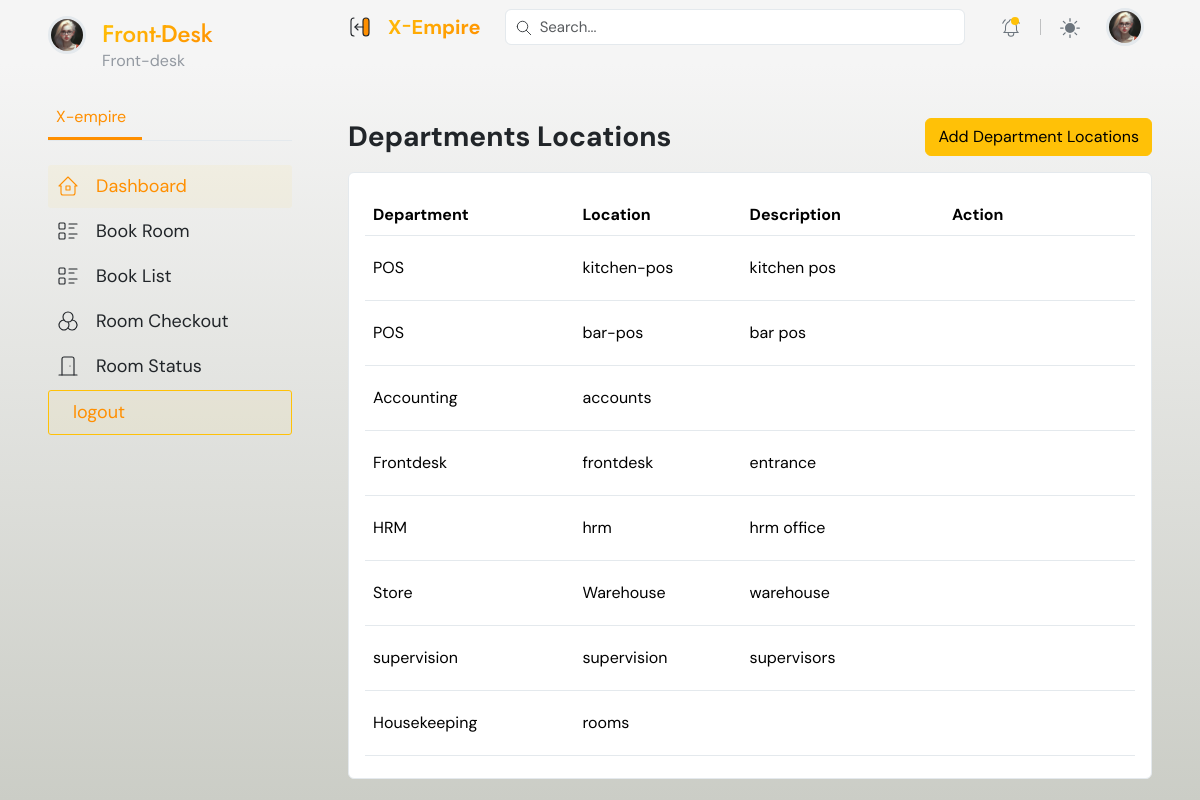
/hrm/departments/locations/, run on the app's committed database.
### hrm/models.py (models this page shows, shortened)
class DepartmentLocation(models.Model):
    department = models.ForeignKey(Department, on_delete=models.CASCADE, related_name='locations')
    name = models.CharField(max_length=100)
    description = models.TextField(blank=True, null=True)
    date_created = models.DateTimeField(auto_now_add=True)
    class Meta:
        unique_together = ('department', 'name')

class Department(models.Model):
    name = models.CharField(max_length=100, unique=True)  # Ensure department name is unique
    slug = models.SlugField(max_length=100, unique=True, blank=True)
    date_created = models.DateTimeField(auto_now_add=True)
    def __str__(self):
        return self.name

### hrm/views.py (the view)
# urls.py: path('departments/locations/', views.department_location_list, name='department_locations'),
def department_location_list(request):
    locations = DepartmentLocation.objects.all()
    form  = DepartmentLocationForm()
    context = {
        'locations': locations,
        'form':form,
        }
    return render(request, 'pages/department_location.html', context)

### hrm/forms.py
class DepartmentLocationForm(forms.ModelForm):
    class Meta:
        model = DepartmentLocation
        fields = ['department', 'name', 'description']
    def __init__(self, *args, **kwargs):
        super(DepartmentLocationForm, self).__init__(*args, **kwargs)
        self.fields['department'].widget.attrs.update({'class': 'form-control', 'placeholder': 'Select Department'})
        self.fields['name'].widget.attrs.update({'class': 'form-control', 'placeholder': 'Enter Location Name'})
        self.fields['description'].widget.attrs.update({'class': 'form-control', 'placeholder': 'Location Description'})

### hrm/templates/pages/department_location.html (shortened to what this page needs)
{% extends 'dashboard_base.html' %}
{% load static %}
{% block content %}
    <main class="container-fluid px-0">
        {% if request.user.is_admin %}
            {% include '../partials/menubars/admin_sidebar.html' %}
        {% elif request.user.is_supervisor %}
            {% include '../partials/menubars/supervisor_sidebar.html' %}
        {% elif request.user.is_account_officer %}
            {% include '../partials/menubars/accounting_sidebar.html' %}
        {% elif request.user.is_pos_officer %}
            {% include '../partials/menubars/pos_sidebar.html' %}
        {% else %}
            {% include '../partials/menubars/frontdesk_sidebar.html' %}
        {% endif %}
        <div class="content">
            {% include '../partials/top_header.html' %}
            <div class="px-xl-5 px-lg-4 px-3 py-3 mt-5 page-body">
                <div class="row g-3">
                    <div class="col-sm-12">
                        <div class="d-flex align-items-center justify-content-between flex-wrap">
                            <h3 class="fw-bold mb-0">  Departments Locations</h3>
                            <div class="col-auto d-flex w-sm-100">
                                <button type="button" class="btn btn-warning" data-bs-toggle="offcanvas" data-bs-target="#add-department" aria-controls="add-department">Add Department Locations</button>
                            </div>
                        </div>
                    </div>
                    <div class="col-sm-12">
                        <div class="card">
                            <div class="card-body">
                                <table class="table dataTable align-middle table-hover table-body" style="width: 100%;">
                                    <thead>
                                        <tr>
                                            <th>Department</th>
                                            <th>Location</th>
                                            <th>Description</th>
                                            <th>Action</th>
                                        </tr>
                                    </thead>
                                    <tbody>
                                        {% if locations %}
                                            {% for location in locations %}
                                                <tr>
                                                    <td>{{ location.department }}</td>
                                                    <td>{{ location.name }}</td>
                                                    <td>{{ location.description }}</td>
                                                    <td>
                                                        <button type="button" class="btn" data-bs-toggle="offcanvas" data-bs-target="#edit-room" aria-controls="edit-room"><i class="fa fa-pencil-square fa-2x"></i></button>
                                                        <a href="#" data-url="{% url 'hrm:department_locations_delete' 0 %}" onclick="deleteLocation(event, {{ location.id }})" class="btn"><i class="fa fa-trash text-danger fa-2x"></i></a>
                                                    </td>
                                                </tr>
                                            {% endfor %}
                                        {% else %}
                                            <div class="text-center">
                                                <h4> No Rooms Department yet! </h4>
                                            </div>
                                        {% endif %}
                                    </tbody>
                                </table>
                            </div>
                        </div>
                    </div>
                </div>
            </div>
            </main>
{% endblock %}

### data on the page
DepartmentLocation: department "POS", name "kitchen-pos", description "kitchen pos"
DepartmentLocation: department "POS", name "bar-pos", description "bar pos"
DepartmentLocation: department "Accounting", name "accounts"
DepartmentLocation: department "Frontdesk", name "frontdesk", description "entrance"
DepartmentLocation: department "HRM", name "hrm", description "hrm office"
DepartmentLocation: department "Store", name "Warehouse", description "warehouse"
DepartmentLocation: department "supervision", name "supervision", description "supervisors"
DepartmentLocation: department "Housekeeping", name "rooms"
